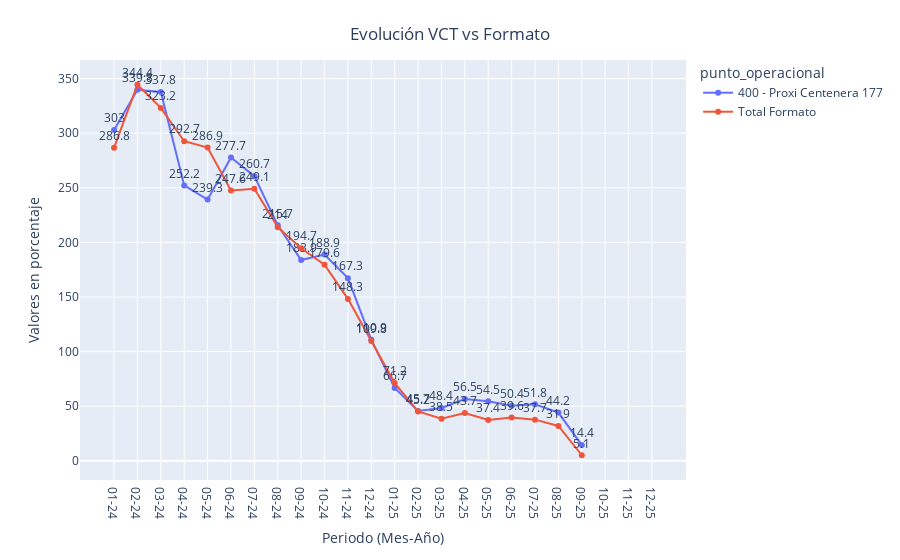

The notebook cell saved with this chart:
### Code cell
fig = px.line(
    df_final_filtrado,
    x="periodo",
    y="valores",
    markers=True,
    text="valores",
    color='punto_operacional'
)

fig.update_layout(
    title={
        'text': f"Evolución {df_final_filtrado['categoria'].unique()[0]} vs Formato",
        'y':0.95,
        'x':0.5,
        'xanchor': 'center',
        'yanchor': 'top'
    },
    yaxis_title="Valores en porcentaje",
    xaxis_title="Periodo (Mes-Año)"
)

fig.update_traces(textposition="top center")

fig

### Figure 1 — Plotly figure (JSON) as saved in the notebook; plotly's stock layout.template omitted (floating-point values rounded to 4 significant figures)
{"data": [{"hovertemplate": "punto_operacional=400 - Proxi Centenera 177<br>periodo=%{x}<br>valores=%{text}<extra></extra>", "legendgroup": "400 - Proxi Centenera 177", "line": {"color": "#636efa", "dash": "solid"}, "marker": {"symbol": "circle"}, "mode": "lines+markers+text", "name": "400 - Proxi Centenera 177", "orientation": "v", "showlegend": true, "text": [303.0, 339.8, 337.8, 252.2, 239.3, 277.7, 260.7, 215.7, 183.9, 188.9, 167.3, 110.9, 66.7, 45.7, 48.4, 56.5, 54.5, 50.4, 51.8, 44.2, 14.4, NaN, NaN, NaN], "textposition": "top center", "type": "scatter", "x": ["01-24", "02-24", "03-24", "04-24", "05-24", "06-24", "07-24", "08-24", "09-24", "10-24", "11-24", "12-24", "01-25", "02-25", "03-25", "04-25", "05-25", "06-25", "07-25", "08-25", "09-25", "10-25", "11-25", "12-25"], "xaxis": "x", "y": [303.0, 339.8, 337.8, 252.2, 239.3, 277.7, 260.7, 215.7, 183.9, 188.9, 167.3, 110.9, 66.7, 45.7, 48.4, 56.5, 54.5, 50.4, 51.8, 44.2, 14.4, NaN, NaN, NaN], "yaxis": "y"}, {"hovertemplate": "punto_operacional=Total Formato<br>periodo=%{x}<br>valores=%{text}<extra></extra>", "legendgroup": "Total Formato", "line": {"color": "#EF553B", "dash": "solid"}, "marker": {"symbol": "circle"}, "mode": "lines+markers+text", "name": "Total Formato", "orientation": "v", "showlegend": true, "text": [286.8, 344.4, 323.2, 292.7, 286.9, 247.6, 249.1, 214.0, 194.7, 179.6, 148.3, 109.8, 71.2, 45.2, 38.5, 43.7, 37.4, 39.6, 37.7, 31.9, 5.1, NaN, NaN, NaN], "textposition": "top center", "type": "scatter", "x": ["01-24", "02-24", "03-24", "04-24", "05-24", "06-24", "07-24", "08-24", "09-24", "10-24", "11-24", "12-24", "01-25", "02-25", "03-25", "04-25", "05-25", "06-25", "07-25", "08-25", "09-25", "10-25", "11-25", "12-25"], "xaxis": "x", "y": [286.8, 344.4, 323.2, 292.7, 286.9, 247.6, 249.1, 214.0, 194.7, 179.6, 148.3, 109.8, 71.2, 45.2, 38.5, 43.7, 37.4, 39.6, 37.7, 31.9, 5.1, NaN, NaN, NaN], "yaxis": "y"}], "layout": {"legend": {"title": {"text": "punto_operacional"}, "tracegroupgap": 0}, "margin": {"t": 60}, "title": {"text": "Evolución VCT vs Formato", "x": 0.5, "xanchor": "center", "y": 0.95, "yanchor": "top"}, "xaxis": {"anchor": "y", "domain": [0, 1], "title": {"text": "Periodo (Mes-Año)"}}, "yaxis": {"anchor": "x", "domain": [0, 1], "title": {"text": "Valores en porcentaje"}}}}
